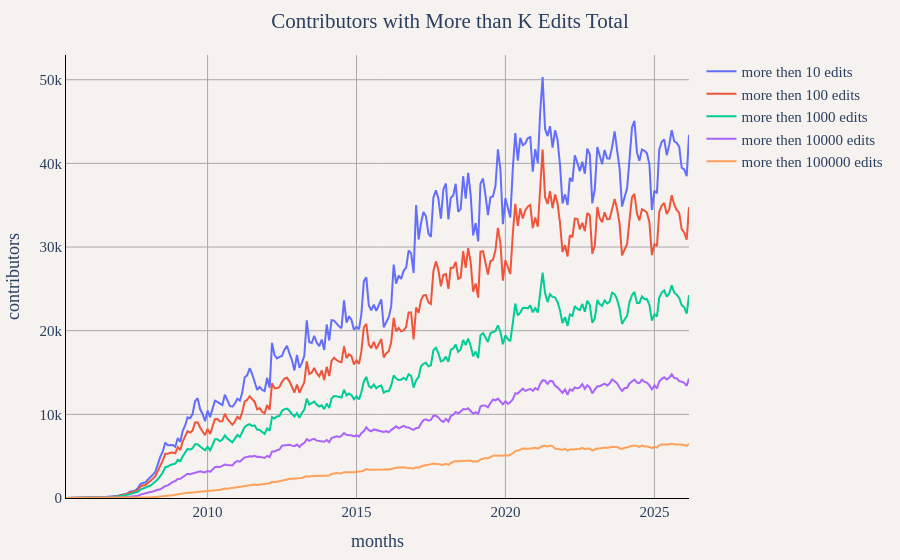

This figure's notebook cell:
### Markdown cell above
## Contributors with More than K Edits Total
This shows the number of contributors who have accumulated more than various edit count thresholds (10, 100, 1000, 10000, 100000 edits) throughout their entire OSM history up to each month.

### Code cell
df = duckdb.sql("""
WITH user_cumulative_edits AS (
    SELECT
        year,
        month,
        user_name,
        SUM(edit_count) OVER (PARTITION BY user_name ORDER BY year, month) as cumulative_edits
    FROM (
        SELECT
            year,
            month,
            user_name,
            SUM(edit_count) as edit_count
        FROM '../changeset_data/year=*/month=*/*.parquet'
        GROUP BY year, month, user_name
    )
),
monthly_thresholds AS (
    SELECT
        year,
        month,
        CONCAT(year, '-', LPAD(CAST(month as VARCHAR), 2, '0')) as months,
        COUNT(DISTINCT CASE WHEN cumulative_edits > 10 THEN user_name END) as "more then 10 edits",
        COUNT(DISTINCT CASE WHEN cumulative_edits > 100 THEN user_name END) as "more then 100 edits",
        COUNT(DISTINCT CASE WHEN cumulative_edits > 1000 THEN user_name END) as "more then 1000 edits",
        COUNT(DISTINCT CASE WHEN cumulative_edits > 10000 THEN user_name END) as "more then 10000 edits",
        COUNT(DISTINCT CASE WHEN cumulative_edits > 100000 THEN user_name END) as "more then 100000 edits"
    FROM user_cumulative_edits
    GROUP BY year, month
)
SELECT
    months,
    "more then 10 edits",
    "more then 100 edits",
    "more then 1000 edits",
    "more then 10000 edits",
    "more then 100000 edits"
FROM monthly_thresholds
ORDER BY year, month
""").df()

# Reshape for plotting
df_melted = df.melt(id_vars=["months"], var_name="threshold", value_name="contributors")

util.show_figure(
    [
        util.FigureConfig(
            title="Contributors with More than K Edits Total",
            label="contributors",
            x_col="months",
            y_col="contributors",
            group_col="threshold",
            query_or_df=df_melted,
            trace_names=[
                "more then 10 edits",
                "more then 100 edits",
                "more then 1000 edits",
                "more then 10000 edits",
                "more then 100000 edits",
            ],
        )
    ]
)

### Figure 1 — Plotly figure (JSON) as saved in the notebook; plotly's stock layout.template omitted (floating-point values rounded to 4 significant figures; data arrays with more than 128 entries replaced by an {"elided": "..."} marker saying what was removed)
{"data": [{"hovertemplate": "more then 10 edits<br>%{x}<br>%{y:,} contributors<extra></extra>", "name": "more then 10 edits", "type": "scatter", "visible": true, "x": {"elided": "252 str values"}, "y": {"elided": "252 int values"}}, {"hovertemplate": "more then 100 edits<br>%{x}<br>%{y:,} contributors<extra></extra>", "name": "more then 100 edits", "type": "scatter", "visible": true, "x": {"elided": "252 str values"}, "y": {"elided": "252 int values"}}, {"hovertemplate": "more then 1000 edits<br>%{x}<br>%{y:,} contributors<extra></extra>", "name": "more then 1000 edits", "type": "scatter", "visible": true, "x": {"elided": "252 str values"}, "y": {"elided": "252 int values"}}, {"hovertemplate": "more then 10000 edits<br>%{x}<br>%{y:,} contributors<extra></extra>", "name": "more then 10000 edits", "type": "scatter", "visible": true, "x": {"elided": "252 str values"}, "y": {"elided": "252 int values"}}, {"hovertemplate": "more then 100000 edits<br>%{x}<br>%{y:,} contributors<extra></extra>", "name": "more then 100000 edits", "type": "scatter", "visible": true, "x": {"elided": "252 str values"}, "y": {"elided": "252 int values"}}], "layout": {"barmode": "stack", "font": {"family": "Times", "size": 15}, "margin": {"b": 55, "l": 55, "r": 55, "t": 55}, "paper_bgcolor": "#f5f2f0", "plot_bgcolor": "#f5f2f0", "title": {"text": "Contributors with More than K Edits Total", "x": 0.5}, "xaxis": {"gridcolor": "darkgray", "linecolor": "black", "showgrid": true, "tickcolor": "black", "title": {"text": "months"}, "zerolinecolor": "darkgray"}, "yaxis": {"gridcolor": "darkgray", "linecolor": "black", "rangemode": "tozero", "showgrid": true, "tickcolor": "black", "title": {"text": "contributors"}, "zerolinecolor": "darkgray"}}}
